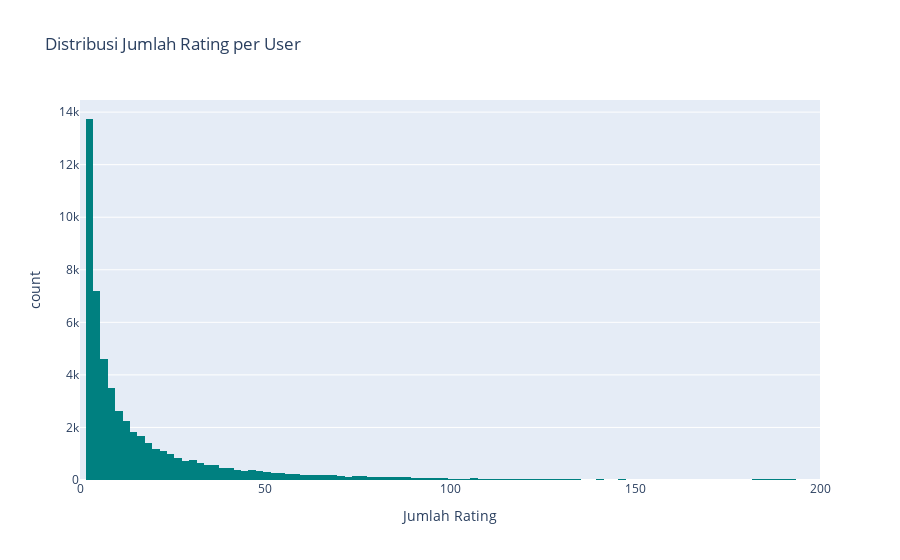

Write notebook code for a chart like this one.
### Code cell
# Plot distribusi rating per user
fig_user_dist = px.histogram(user_rating_counts, x='rating_count', nbins=100,
                             title='Distribusi Jumlah Rating per User',
                             labels={'rating_count': 'Jumlah Rating'},
                             color_discrete_sequence=['teal'])
fig_user_dist.update_layout(xaxis_range=[0, 200])
fig_user_dist.show()

### Figure 1 — Plotly figure (JSON) as saved in the notebook; plotly's stock layout.template omitted (floating-point values rounded to 4 significant figures; data arrays with more than 128 entries replaced by an {"elided": "..."} marker saying what was removed)
{"data": [{"bingroup": "x", "hovertemplate": "Jumlah Rating=%{x}<br>count=%{y}<extra></extra>", "legendgroup": "", "marker": {"color": "teal", "pattern": {"shape": ""}}, "name": "", "nbinsx": 100, "orientation": "v", "showlegend": false, "type": "histogram", "x": {"elided": "53424 int values"}, "xaxis": "x", "yaxis": "y"}], "layout": {"barmode": "relative", "legend": {"tracegroupgap": 0}, "title": {"text": "Distribusi Jumlah Rating per User"}, "xaxis": {"anchor": "y", "domain": [0, 1], "range": [0, 200], "title": {"text": "Jumlah Rating"}}, "yaxis": {"anchor": "x", "domain": [0, 1], "title": {"text": "count"}}}}
